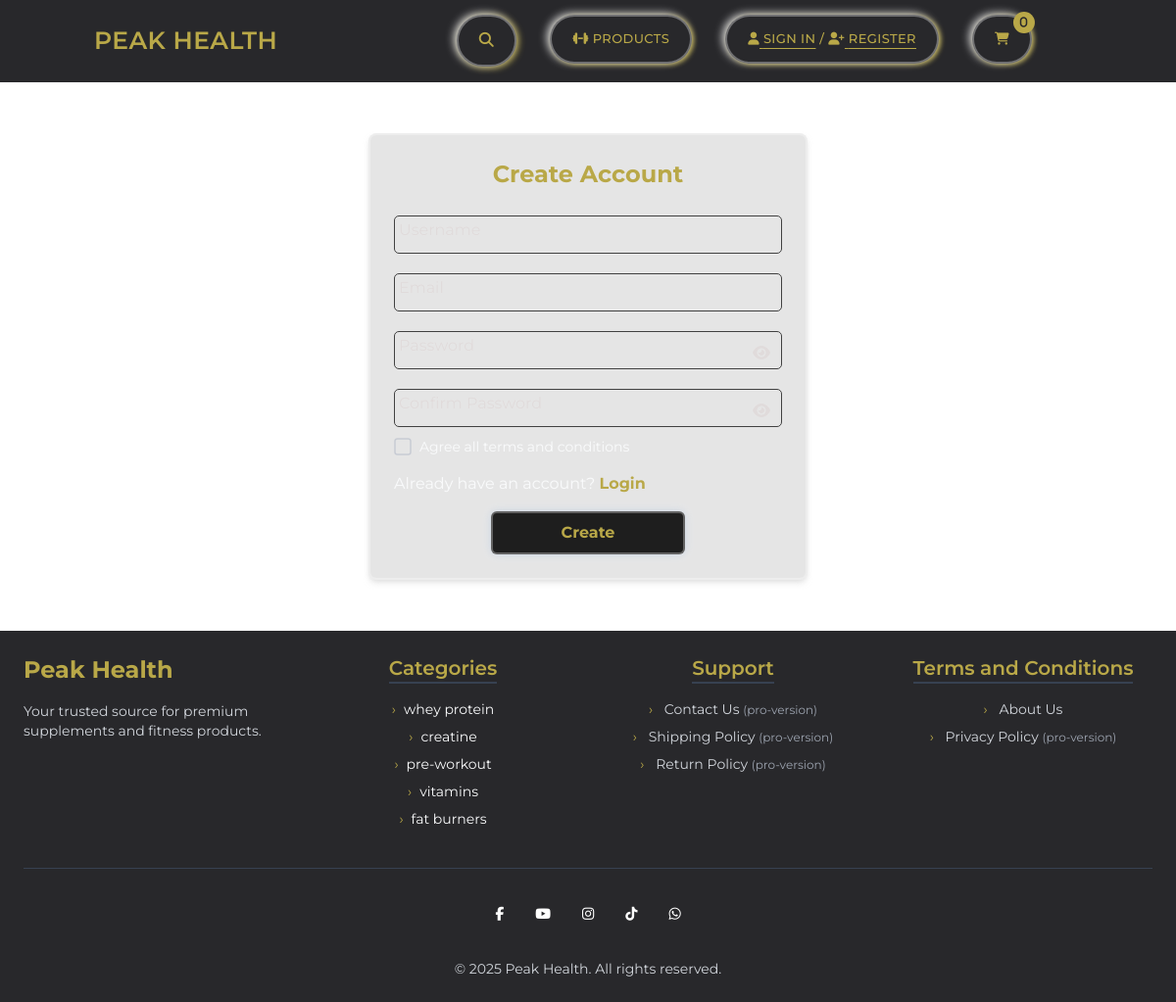
The page /sign-up/ on the database its author committed.
### core/models.py (models this page shows, shortened)
class Category(models.Model):
      cid= ShortUUIDField(primary_key=True)
      title=models.CharField(max_length=100)
      image=models.ImageField(upload_to='category')
      class Meta:
          verbose_name = "Category"
          verbose_name_plural = "Categories"

### userauths/views.py (the view)
# urls.py: path('sign-up/', views.register_view, name='sign-up'),
def register_view(request):
    categories = Category.objects.all()
    if request.method == 'POST':
        form = UserRegistrationForm(request.POST or None)
        if form.is_valid():
            new_user=form.save()
            new_user= authenticate(
                  email=form.cleaned_data.get('email'),
                  password=form.cleaned_data.get('password1')
            )
            login(request, new_user)
            messages.success(request, 'you have registered successfully')
            return redirect('core:index') # Redirect to the sign in page after successful registration
    else:
        form = UserRegistrationForm()
    context = {
        'form': form,
        'categories': categories,
        }
    return render(request, 'userauths/sign-up.html', context)

### userauths/forms.py
class UserRegistrationForm(UserCreationForm):
      username= forms.CharField(widget=forms.TextInput(attrs={ 'class': 'form-input form w-full'}))
      email= forms.EmailField(widget=forms.EmailInput(attrs={'class': 'form-input form w-full'}))
      password1= forms.CharField(widget=forms.PasswordInput(attrs={'class': 'form-input form w-full'}))
      password2= forms.CharField(widget=forms.PasswordInput(attrs={'class': 'form-input form w-full'}))
      class Meta:
            model = User
            fields = ['username', 'email', 'password1', 'password2']

### core/context_processors.py (called while the page is built)
def price_range_context(request):
    min_max_price = Product.objects.aggregate(Min('price'), Max('price'))
    return {
        'min_max_price': min_max_price,
      }

def cart_data(request):
    cart_data = request.session.get('cart_data_obj', {})
    return {'cart_data': cart_data}

### templates/userauths/sign-up.html (shortened to what this page needs)
{% extends 'partials/base.html' %}
{% load static %}
{% block content %}
    <main style="height: 70vh" class="min-w-full flex items-center justify-center">
      <div class="flex items-center justify-center h-full w-full">
        <div class="w-full max-w-md bg-black/10 backdrop-blur-sm border-2 border-white/30 shadow-[rgba(220,220,220,0.75)] rounded-lg shadow-md p-6">
          <h2 class="text-2xl font-bold text-gold mb-4 text-center">
            Create Account
          </h2>
          <form class="flex flex-col relative" method="POST">
            <div class="form-group">
              {{ form.username }}
              <label>Username</label>
            </div>
            <div class="form-group">
              {{form.email}}
              <label>Email</label>
            </div>
            <div class="form-group">
              {{form.password1}}
              <label>Password</label>
              <i class="fa-solid fa-eye toggle-password absolute right-3 top-6 cursor-pointer"
              data-target="id_password1"></i>
            </div>
            <div class="form-group">
              {{form.password2}}
              <label>Confirm Password</label>
              <i class="fa-solid fa-eye toggle-password absolute right-3 top-6 cursor-pointer"
              data-target="id_password2"></i>
            </div>
            <div class="flex items-center justify-between flex-wrap">
                  <label for="remember-me" class="check flex cursor-pointer">
                    <svg width="18px" height="18px" viewBox="0 0 18 18" class="mr-2">
                      <path d="M1,9 L1,3.5 C1,2 2,1 3.5,1 L14.5,1 C16,1 17,2 17,3.5 L17,14.5 C17,16 16,17 14.5,17 L3.5,17 C2,17 1,16 1,14.5 L1,9 Z"></path>
                      <polyline points="1 9 7 14 15 4"></polyline>
                    </svg>
                    <span class="text-sm text-light">Agree all terms and conditions</span>
                  </label>
              <p class="text-light mt-4">
                Already have an account?
                <a
                  href="{% url 'userauths:sign-in' %}"
                  class="text-base text-gold font-bold hover:underline"
                  >Login</a
                >
              </p>
            </div>
            <button
              type="submit"
              class="bg-darker w-2/4 text-center text-gold  border-2 border-white/30 shadow-[_0px_0px_10px_rgba(95,157,231,0.2)] font-bold py-2 px-4 rounded-md mt-4 hover:bg-gold hover:text-dark ease-in-out duration-150"
            >
              Create
            </button>
          </form>
        </div>
      </div>
    </main>
{% endblock content %}

### templates/partials/base.html (shortened to what this page needs)
{% load static %}
<!DOCTYPE html>
<html lang="en">
<head>
    <link rel="stylesheet" href="https://cdn.jsdelivr.net/npm/nouislider@15.6.1/dist/nouislider.min.css">
    <link rel="stylesheet" href="{% static '/assets/css/global.css' %}" />
    <link rel="stylesheet" href="{% static '/assets/css/header.css' %}" />
    <link rel="stylesheet" href="{% static '/assets/css/products.css' %}" />
    <link rel="stylesheet" href="{% static '/assets/css/index.css' %}" />
    <link rel="stylesheet" href="{% static '/assets/css/output.css' %}" />
    <link
      rel="stylesheet"
      href="https://cdnjs.cloudflare.com/ajax/libs/font-awesome/6.7.2/css/all.min.css"
    />
</head>
<body>
    <header class="flex bg-dark p-4">
      <a href="{% url 'core:index' %}" class="logo">Peak Health</a>
      <ul>
        <li>
          <button id="openSearch" class="search">
            <i class="fa-solid fa-magnifying-glass"></i>
          </button>
        </li>
        <li class="relative group">
          <a href="{% url 'core:product-list'%}" class="products-link">
            <i class="fa-solid fa-dumbbell"></i> Products
          </a>
        </li>
        {% if request.user.is_authenticated %}
        <li class="relative group">
          <a href="{% url 'core:dashboard' %}" class="account">
            <i class="fa-solid fa-user"></i>
          </a>
          <div class="absolute right-0 mt-2 w-48 bg-dark  border border-white/30 rounded-md
           shadow-lg py-1 z-50 opacity-0 invisible group-hover:opacity-100 group-hover:visible
            transition-all duration-200 transform group-hover:translate-y-0 translate-y-1">
            <a href="{% url 'core:dashboard' %}"
            class="block px-4 py-2 text-white text-base hover:bg-gold ">
            My Account</a>
            {% if request.user.is_superuser %}
            <a href="{% url 'useradmin:dashboard' %}"
            class="block px-4 py-2 text-white text-base hover:bg-gold ">
            Admin Account</a>
            {% endif %}
            <a href="{% url 'core:dashboard' %}?section=orders"
            class="block px-4 py-2 text-white text-base hover:bg-gold ">
            Orders</a>
            <a href="#"
            class="block px-4 py-2 text-white text-base hover:bg-gold ">
            My Wishlist <span class="text-gray-500 text-sm">(pro-version)</span></a>
            <a href="{% url 'core:dashboard' %}?section=address"
            class="block px-4 py-2 text-white text-base hover:bg-gold ">
            Addresses</a>
            <a href="{% url 'core:dashboard' %}?section=account-details"
            class="block px-4 py-2 text-white text-base hover:bg-gold ">
            Account details</a>
            <a href="{% url 'userauths:sign-out' %}"
            class="block px-4 py-2 text-white text-base hover:bg-gold ">
            Logout</a>
          </div>
        </li>
        {% else %}
        <li>
          <button class="sign_in-register">
            <a href="{% url 'userauths:sign-in' %}" class="sign-in">
              <i class="fa-solid fa-user"></i>
              Sign In
            </a>
            <span>/</span>
            <a href="{% url 'userauths:sign-up' %}" class="register"
              ><i class="fa-solid fa-user-plus"></i> Register</a
            >
          </button>
        </li>
        {% endif %}
        <li class="relative group">
          <a href="{% url 'core:cart' %}" class="cart">
            <i class="fa-solid fa-cart-shopping cart-icon">
              <span id="cart-items-count" class="cart-number">{{ request.session.cart_data_obj|length }}</span>
            </i>
          </a>
        </li>
      </ul>
    </header>
      {% block content %}
      {% endblock %}
    <footer class="bg-dark text-gray-300 py-6 px-6">
      <div class="max-w-7xl mx-auto grid grid-cols-1 sm:grid-cols-2 lg:grid-cols-4 gap-8">
        <div>
          <h2 class="text-2xl font-bold text-gold">Peak Health</h2>
          <p class="mt-4 text-sm">Your trusted source for premium supplements and fitness products.</p>
        </div>
        <div class="flex flex-col items-start sm:items-center ">
          <h3 class="text-xl text-gold font-semibold border-b-2 border-gray-700 mb-4">Categories</h3>
          <ul class="flex flex-col space-y-2 text-sm  items-start sm:items-center">
            {% for c in categories %}
            <li class="flex items-center">
              <span class="text-gold mr-2 text-bold">›</span>
              <a href="{% url 'core:category-product-list' c.cid %}" class="hover:text-gold text-light">
                {{ c.title }}
              </a>
            </li>
            {% endfor %}
          </ul>
        </div>
        <div class="flex flex-col  items-start sm:items-center">
          <h3 class="text-xl text-gold font-semibold  border-b-2 border-gray-700 mb-4">Support</h3>
          <ul class="flex flex-col space-y-2 text-sm  items-start sm:items-center">
            <li><a href="#" class="hover:text-gold">
              <span class="text-gold mr-2 text-bold">›</span>
              Contact Us <span class="text-xs text-gray-400">(pro-version)</span></a></li>
            <li><a href="#" class="hover:text-gold">
            <span class="text-gold mr-2 text-bold">›</span>
              Shipping Policy <span class="text-xs text-gray-400">(pro-version)</span></a></li>
            <li><a href="#" class="hover:text-gold">
            <span class="text-gold mr-2 text-bold">›</span>
              Return Policy <span class="text-xs text-gray-400">(pro-version)</span></a></li>
          </ul>
        </div>
        <div class="flex flex-col  items-start sm:items-center">
          <h3 class="text-xl text-gold font-semibold  border-b-2 border-gray-700 mb-4">Terms and Conditions</h3>
          <ul class="flex flex-col space-y-2 text-sm  items-start sm:items-center">
            <li><a href="{% url 'core:about-us' %}" class="hover:text-gold">
            <span class="text-gold mr-2 text-bold">›</span>
              About Us</a></li>
            <li><a href="#" class="hover:text-gold">
            <span class="text-gold mr-2 text-bold">›</span>
              Privacy Policy <span class="text-xs text-gray-400">(pro-version)</span></a></li>
          </ul>
        </div>
      </div>
      <div class="border-t border-gray-700 mt-10 pt-6 flex flex-col
        items-center text-sm">
        <div class="mb-6 flex  space-x-2">
          <a href="#!" class="rounded-full bg-transparent p-3 text-white hover:bg-gold transition">
            <i class="fab fa-facebook-f"></i>
          </a>
          <a href="#!" class="rounded-full bg-transparent p-3 text-white hover:bg-gold transition">
            <i class="fa-brands fa-youtube"></i>
          </a>
          <a href="#!" class="rounded-full bg-transparent p-3 text-white hover:bg-gold transition">
            <i class="fab fa-instagram"></i>
          </a>
          <a href="#!" class="rounded-full bg-transparent p-3 text-white hover:bg-gold transition">
            <i class="fa-brands fa-tiktok"></i>
          </a>
          <a href="#!" class="rounded-full bg-transparent p-3 text-white hover:bg-gold transition">
            <i class="fa-brands fa-whatsapp"></i>
          </a>
        </div>
        <p>&copy; 2025 Peak Health. All rights reserved.</p>
      </div>
    </footer>
</body>
</html>

### static/assets/css/global.css (style rules this page uses)
.flex { display: flex; align-items: center; }
* { margin: 0; padding: 0; }
html { font-family: "Montserrat", serif !important; box-sizing: border-box; scrollbar-color: #b9a848 #28282B; scroll-behavior: smooth; }
*, *:before, *:after { box-sizing: inherit; }
a,button { cursor: pointer; display: inline-block; }
li { list-style: none; }
.form { padding: 0.75rem 1rem; background-color: transparent; width: 100%; color: #F9FAFB; font-size: 0.875rem; border: 1px solid #414141; border-radius: 0.375rem; }
.form-input { color: white; background: transparent; border: 1px solid #414141; border-radius: 5px; padding: 8px; outline: none; }
.form-group { display: flex; flex-direction: column; gap: 5px; color: #e0dbdb; position: relative; padding: 10px 0; width: 100%; }
.form-group label { position: absolute; top: 0.5rem; left: 0; padding: 5px; pointer-events: none; transition: 0.5s; }
.check { cursor: pointer; position: relative; -webkit-tap-highlight-color: transparent; transform: translate3d(0, 0, 0); }
.check:before { content: ""; position: absolute; top: -15px; left: -15px; width: 48px; height: 48px; border-radius: 50%; background: rgba(34,50,84,0.03); opacity: 0; transition: opacity 0.2s ease; }
.check svg { position: relative; z-index: 1; fill: none; stroke-linecap: round; stroke-linejoin: round; stroke: #c8ccd4; stroke-width: 1.5; transform: translate3d(0, 0, 0); transition: all 0.2s ease; }

### static/assets/css/header.css (style rules this page uses)
header.flex { justify-content: space-between; flex-wrap: wrap; padding-inline: 8%; padding-top: 15px; font-size: 20px; }
.search { font-size: 15px; font-weight: 500; text-transform: uppercase; letter-spacing: 0.4px; color: #b9a848; background-color: #28282B; border: 2px solid #ffffff55; border-radius: 40px; padding: 13px 21px 13px 21px; transform: translate(0px, 0px) rotate(0deg); transition: 0.2s; box-shadow: -3px -1.5px 9px #ffffffcc, 2px 1px 7px #b9a848; }
.cart { position: relative; background-color: #28282B; box-shadow: 2px 2px 10px rgba(0, 0, 0, 0.137); border: 2px solid #ffffff55; border-radius: 50%; padding-inline: 15px; }
.cart-number { position: absolute; top: 0.4rem; right: 0.4rem; background-color: #b9a848; color: #28282B; border-radius: 50%; padding: 5px 7px; font-size: 12px; transform: translate(50%, -50%); }
ul { display: flex; }
li { margin-inline: 17px; }
.sign-in, .register { text-decoration: underline; text-underline-offset: 5px; }
li .sign_in-register, li .cart, li .log-out, li .products-link, li .account, #menuToggle { font-size: 13px; font-weight: 500; text-transform: uppercase; letter-spacing: 0.4px; color: #b9a848; background-color: #28282B; border: 2px solid #ffffff55; border-radius: 40px; padding: 13px 21px 13px 21px; transform: translate(0px, 0px) rotate(0deg); transition: 0.2s; box-shadow: -3px -1.5px 9px #ffffffcc, 2px 1px 5px #b9a848; }
.logo { font-size: 25px; font-weight: 600; color: #b9a848; text-transform: uppercase; letter-spacing: 0.4px; }

### static/assets/css/index.css (style rules this page uses)
body { background-image: url('/static/assets/img/flat background.jpg') ; background-size: cover; background-repeat: no-repeat; background-attachment: fixed; }

### rows shown on the page
Category: title "whey protein"
Category: title "creatine"
Category: title "pre-workout"
Category: title "vitamins"
Category: title "fat burners"

### other values the page prints
{{ request.session.cart_data_obj|length }} "0"
